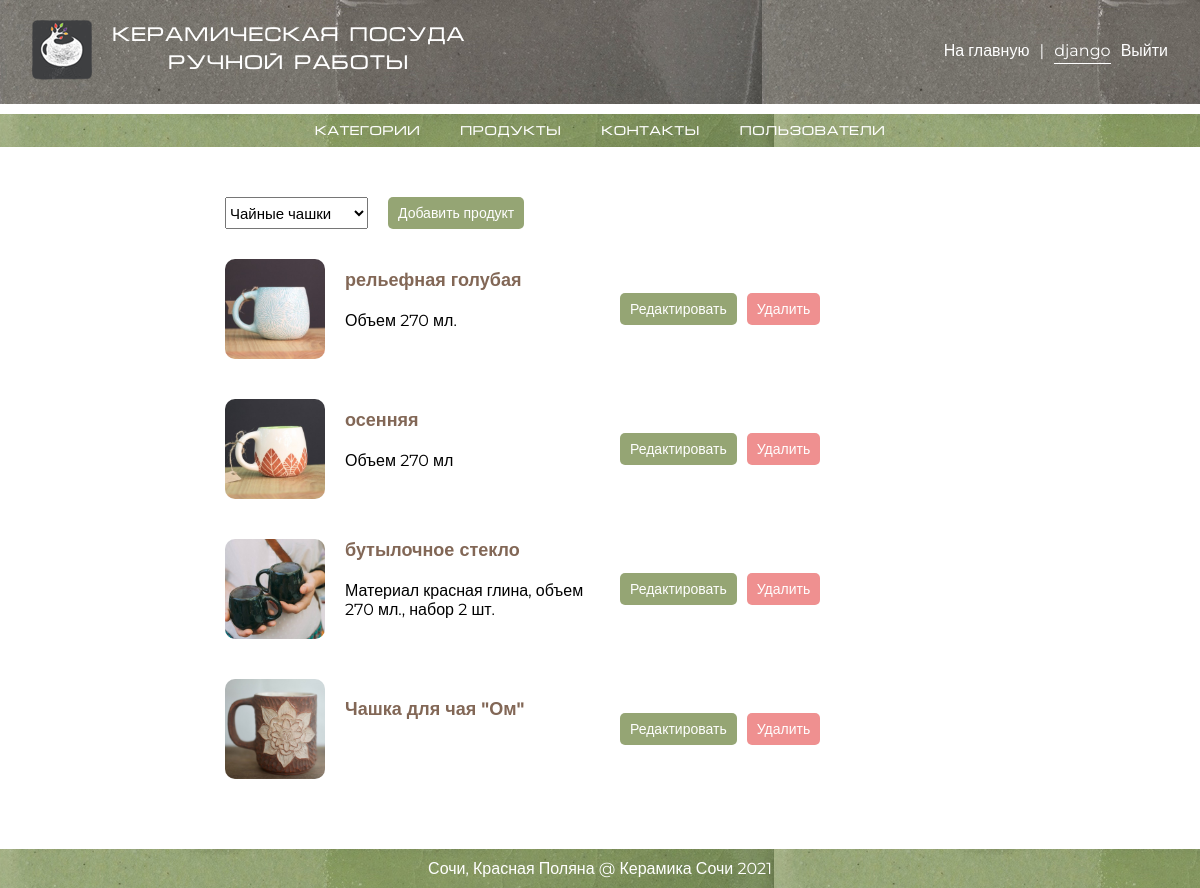
The page /my_admin/products/1/ (signed in) on the database its author committed.
### authapp/models.py (models this page shows, shortened)
class ShopUser(AbstractUser):
    age = models.PositiveSmallIntegerField(verbose_name='возраст', null=True)
    avatar = models.ImageField(verbose_name='аватарка', upload_to='user_avatars', blank=True)

### mainapp/models.py (models this page shows, shortened)
class Product(models.Model):
    category = models.ForeignKey(ProductCategory, on_delete=models.CASCADE, verbose_name='категория')
    name = models.CharField(verbose_name='имя продукта', max_length=128)
    description = models.TextField(verbose_name='описание продукта', blank=True)
    price = models.DecimalField(verbose_name='цена продукта', max_digits=8, decimal_places=2, default=0)
    quantity = models.PositiveSmallIntegerField(verbose_name='количество', default=1)
    image = models.ImageField(upload_to='products_images', blank=True)
    is_active = models.BooleanField(verbose_name='активная', default=1)
    @property
    def image_or_default(self):
        return self.image.url if self.image else static('img/default.png')

### adminapp/views.py (the view)
# urls.py: path('products/<int:pk>/', adminapp.products, name='category_products'),
@user_passes_test(lambda x: x.is_superuser)
def products(request, pk=None):
    if pk:
        category = get_object_or_404(ProductCategory, pk=pk)
    else:
        category = ProductCategory.objects.filter(is_active=True).first()
    categories = ProductCategory.objects.order_by('-is_active', 'pk').all()
    object_list = category.product_set.order_by('-is_active', 'pk')
    context = {
        'page_title': f'Админка / Продукты категории {category.name}',
        'object_list': pagination(request, object_list),
        'category': category,
        'categories': categories
    }
    return render(request, 'adminapp/products.html', context)

### adminapp/views.py (called while the page is built)
def pagination(request, objects):
    paginator = Paginator(objects, 4)
    page = request.GET['page'] if 'page' in request.GET else 1
    try:
        objects_paginator = paginator.page(page)
    except PageNotAnInteger:
        objects_paginator = paginator.page(1)
    except EmptyPage:
        objects_paginator = paginator.page(paginator.num_pages)
    return objects_paginator

### adminapp/templates/adminapp/products.html (shortened to what this page needs)
{% extends 'adminapp/base.html' %}
{% block content %}
    <div class="objects-container">
        <div class="create-container row">
            <select onchange="document.location=this.value">
                {% for item in categories %}
                    <option value="{% url 'adminapp:category_products' item.pk %}"
                            {% if item.pk == category.pk %}selected{% endif %}>{{ item.name }}</option>
                {% endfor %}
            </select>
            <div class="a-button green margin-lr"><a href="{% url 'adminapp:product_create' category.pk %}">Добавить
                продукт</a>
            </div>
        </div>
        {% for item in object_list %}
            <div class="item-container {% if not item.is_active %}not_active{% endif %}">
                <div class="image-container" style="background-image: url('{{ item.image_or_default }}')"></div>
                <div class="description-container column-middle">
                    <div class="title">{{ item.name }}</div>
                    <div class="description">{{ item.description }}</div>
                </div>
                {% if item.is_active %}
                    <div class="update-container column-middle">
                        <div class="a-button green"><a
                                href="{% url 'adminapp:product_update' item.pk %}">Редактировать</a>
                        </div>
                    </div>
                {% endif %}
                <div class="{% if item.is_active %}delete-container{% else %}update-container{% endif %} column-middle">
                    <form action="{% url 'adminapp:product_toggle_active' item.pk %}" method="post">
                        <button class="standard {% if item.is_active %}red{% else %}green{% endif %}" type="submit">
                            {% if item.is_active %}Удалить{% else %}Восстановить{% endif %}</button>
                    </form>
                </div>
            </div>
        {% endfor %}
    </div>
{% endblock %}

### adminapp/templates/adminapp/base.html (shortened to what this page needs)
<!DOCTYPE html>
{% load static %}
<html lang="ru">
<head>
    {% block css %}
        <link rel="stylesheet" href="{% static 'style.css' %}">
        <link rel="stylesheet" href="{% static 'admin.css' %}">
    {% endblock %}
</head>
<body>
<div class="wrapper-container column">
    <div class="top-container">
        <div class="inner-container">
            <div class="logo-container row">
                <div><a href="{% url 'mainapp:index' %}"><img src="{% static 'img/logo.png' %}" alt=""></a></div>
                <div class="title center">Керамическая посуда<br> ручной работы</div>
            </div>
            <div class="links row flex-wrap">
                <div class="menu-link"><a href="{% url 'mainapp:index' %}">На главную</a></div>
                <div class="menu-link">|</div>
                <div class="menu-link active">
                    {% if user.first_name %}{{ user.first_name|title }}{% else %}{{ user.username }}{% endif %}
                </div>
                <div class="menu-link"><a href="{% url 'authapp:logout' %}">Выйти</a></div>
            </div>
        </div>
    </div>
    <div class="middle-container {{ content_class }}">
        {% include 'adminapp/includes/inc__menu.html' %}
        <div class="inner-container">
            {% block content %}
            {% endblock %}
        </div>
    </div>
    <div class="footer-container">
        <div class="inner-container center">
            Сочи, Красная Поляна @ Керамика Сочи {% now 'Y' %}
        </div>
    </div>
</div>
</body>
</html>

### static/style.css (style rules this page uses)
html, body { height: 100%; }
button { border: none; cursor: pointer; }
a { color: #687251; }
html { overflow-y: scroll; }
* { margin: 0; padding: 0; box-sizing: border-box; font-family: 'Montserrat', sans-serif; font-size: 16px; }
input, select, textarea { font-size: 15px; }
.wrapper-container { min-height: 100% }
.inner-container { width: 1080px; max-width: 100%; margin: 0 auto; }
@media (max-width: 1200px) { .inner-container { width: calc(100% - 64px); } }
.top-container { padding: 20px 0; background-image: url("/static/img/bg_top.jpg"); color: white; }
.top-container .inner-container { align-items: center; height: 100%; display: flex; justify-content: space-between; }
.top-container .title { font-family: 'micra', sans-serif; font-size: 20px; padding-left: 20px; line-height: 140%; }
.flex-wrap { flex-wrap: wrap; }
.menu-link { margin-left: 10px; padding-bottom: 3px; }
.menu-link a { color: white; text-decoration: none; transition: .3s; }
.menu-link:hover, .menu-link.active { border-bottom: 1px solid white; }
.margin-lr { margin-left: 20px; margin-right: 20px; }
.column-middle { display: flex; flex-direction: column; justify-content: center; }
.middle-container { flex: 1; }
.footer-container { background-image: url("/static/img/bg_green.jpg"); color: white; padding: 10px 0; }
.row { display: flex; flex-direction: row; }
.column { display: flex; flex-direction: column; }
.center { text-align: center; }

### static/admin.css (style rules this page uses)
.objects-container { margin: 50px auto; width: 750px; max-width: 100%; }
.objects-container .item-container { display: flex; flex-wrap: wrap; padding: 20px 0; }
.objects-container .image-container { width: 100px; height: 100px; background-repeat: no-repeat; background-size: cover; background-position: center; border-radius: 10px; }
.objects-container .description-container { margin: 0 20px; width: 250px; max-width: 100%; }
.objects-container .description-container .title { font-size: 18px; font-weight: bold; color: #826756; }
.objects-container .description-container .description { margin: 20px 0; }
.objects-container .delete-container, .objects-container .update-container { padding: 0 5px; }
.create-container { margin-bottom: 10px; }
.a-button a { display: block; width: fit-content; }
.a-button a, button.standard { padding: 7px 10px; font-size: 14px; text-decoration: none; border-radius: 5px; color: white; }
.objects-container .delete-container .a-button a, .objects-container .update-container .a-button a { margin: 0 auto; }
.a-button.red a, button.standard.red { background-color: #ef9090; }
.a-button.green a, button.standard.green { background-color: #95a574; }

### rows shown on the page
ShopUser: username "django"
Product: image_or_default (picture), name "рельефная голубая", description "Объем 270 мл.", is_active "Редактировать"
Product: image_or_default (picture), name "осенняя", description "Объем 270 мл", is_active "Редактировать"
Product: image_or_default (picture), name "бутылочное стекло", description "Материал красная глина, объем 270 мл., набор 2 шт.", is_active "Редактировать"
Product: image_or_default (picture), name "Чашка для чая \"Ом\"", is_active "Редактировать"

### other values the page prints
form field value "Чайные чашки"
